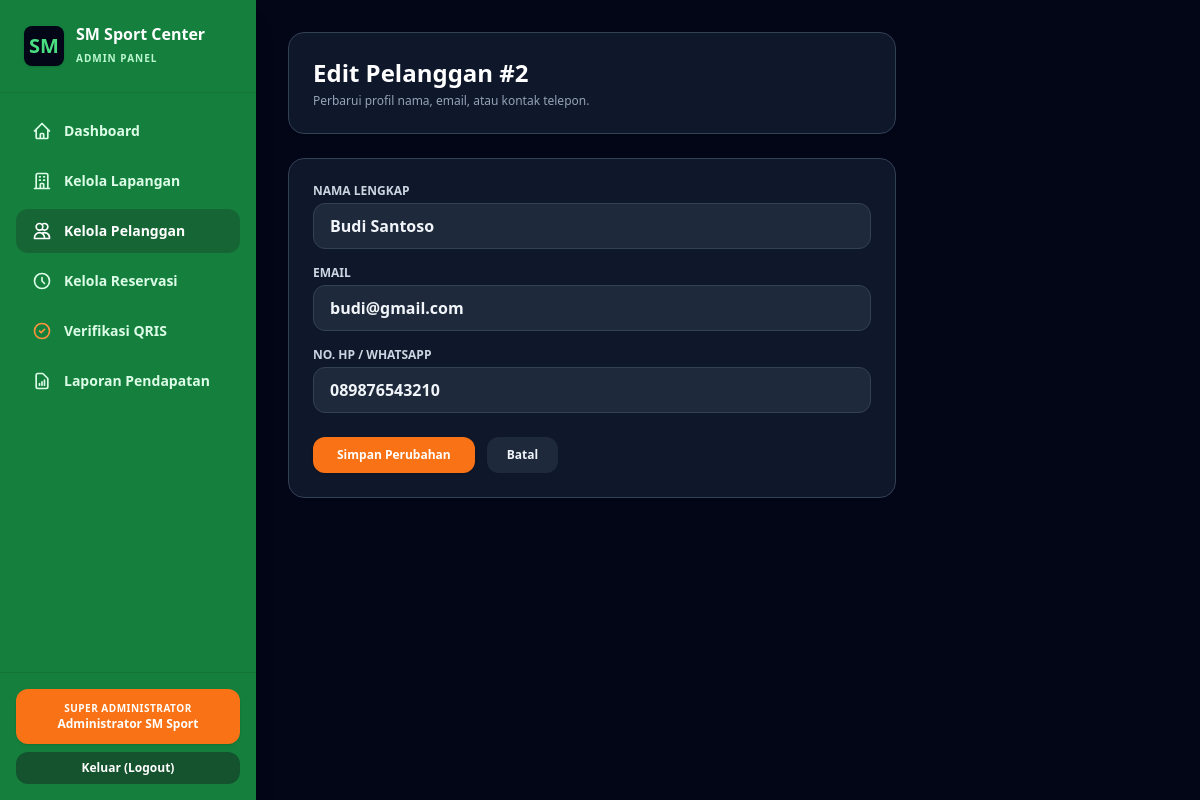
Screenshot of /admin/pelanggan/edit.php?id=2 (signed in) with the database file from the repository.
### tables this page shows
CREATE TABLE IF NOT EXISTS `users` (
  `id` INT AUTO_INCREMENT PRIMARY KEY,
  `nama` VARCHAR(100) NOT NULL,
  `email` VARCHAR(100) NOT NULL UNIQUE,
  `password` VARCHAR(255) NOT NULL,
  `role` ENUM('admin','pelanggan') NOT NULL DEFAULT 'pelanggan',
  `no_hp` VARCHAR(20) DEFAULT NULL,
  `created_at` TIMESTAMP DEFAULT CURRENT_TIMESTAMP
);

### admin/pelanggan/edit.php (the view, shortened to what this page needs)
<?php
require_once '../../config/database.php';
$id = intval($_GET['id'] ?? 0);
$stmt = $pdo->prepare("SELECT * FROM users WHERE id = ? AND role = 'pelanggan'");
$stmt->execute([$id]);
$pelanggan = $stmt->fetch();
?>
<!DOCTYPE html>
<html lang="id">
<head>
    <script src="https://cdn.tailwindcss.com"></script>
</head>
<body class="bg-slate-950 font-sans min-h-screen flex">
    <?php include '../../includes/navbar_admin.php'; ?>
    <main class="flex-1 p-8 space-y-6 overflow-y-auto max-w-2xl">
        <div class="bg-slate-900 p-6 rounded-2xl border border-slate-700 shadow-sm">
            <h1 class="text-2xl font-black text-white">Edit Pelanggan #<?= $id ?></h1>
            <p class="text-xs text-slate-400 mt-1">Perbarui profil nama, email, atau kontak telepon.</p>
        </div>
        <form method="POST" class="bg-slate-900 p-6 rounded-2xl border border-slate-700 shadow-sm space-y-4">
            <div>
                <label class="block text-xs font-bold text-slate-300 uppercase mb-1">Nama Lengkap</label>
                <input type="text" name="nama" required value="<?= htmlspecialchars($pelanggan['nama']) ?>" class="w-full px-4 py-2.5 bg-slate-800 border border-slate-700 rounded-xl font-semibold text-slate-100 outline-none focus:ring-2 focus:ring-orange-500">
            </div>
            <div>
                <label class="block text-xs font-bold text-slate-300 uppercase mb-1">Email</label>
                <input type="email" name="email" required value="<?= htmlspecialchars($pelanggan['email']) ?>" class="w-full px-4 py-2.5 bg-slate-800 border border-slate-700 rounded-xl font-semibold text-slate-100 outline-none focus:ring-2 focus:ring-orange-500">
            </div>
            <div>
                <label class="block text-xs font-bold text-slate-300 uppercase mb-1">No. HP / WhatsApp</label>
                <input type="text" name="no_hp" value="<?= htmlspecialchars($pelanggan['no_hp'] ?? '') ?>" class="w-full px-4 py-2.5 bg-slate-800 border border-slate-700 rounded-xl font-semibold text-slate-100 outline-none focus:ring-2 focus:ring-orange-500">
            </div>
            <div class="flex items-center gap-3 pt-2">
                <button type="submit" class="px-6 py-2.5 bg-orange-500 hover:bg-orange-600 text-white font-bold rounded-xl text-xs shadow">
                    Simpan Perubahan
                </button>
                <a href="index.php" class="px-5 py-2.5 bg-slate-800 hover:bg-slate-700 text-slate-100 font-bold rounded-xl text-xs transition">
                    Batal
                </a>
            </div>
        </form>
    </main>
</body>
</html>

### rows the page displays
users: nama "Budi Santoso", email "budi@gmail.com", no_hp "089876543210"

### other values shown
$_SESSION['nama'] "Administrator SM Sport"
$id "2"
